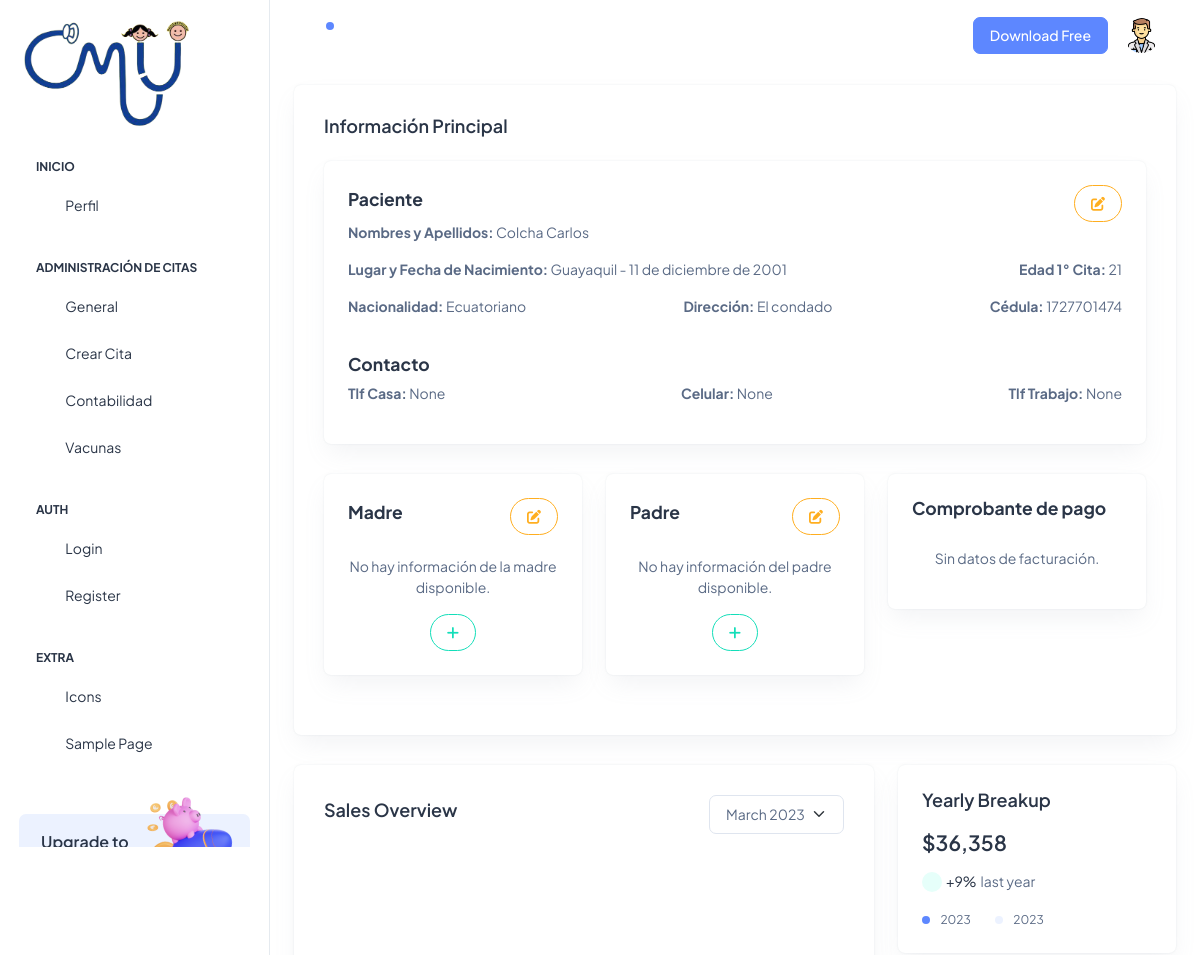
Before: /historiales/doc_inicio/doc_patient/2 (signed in, upper part) with the older database file.
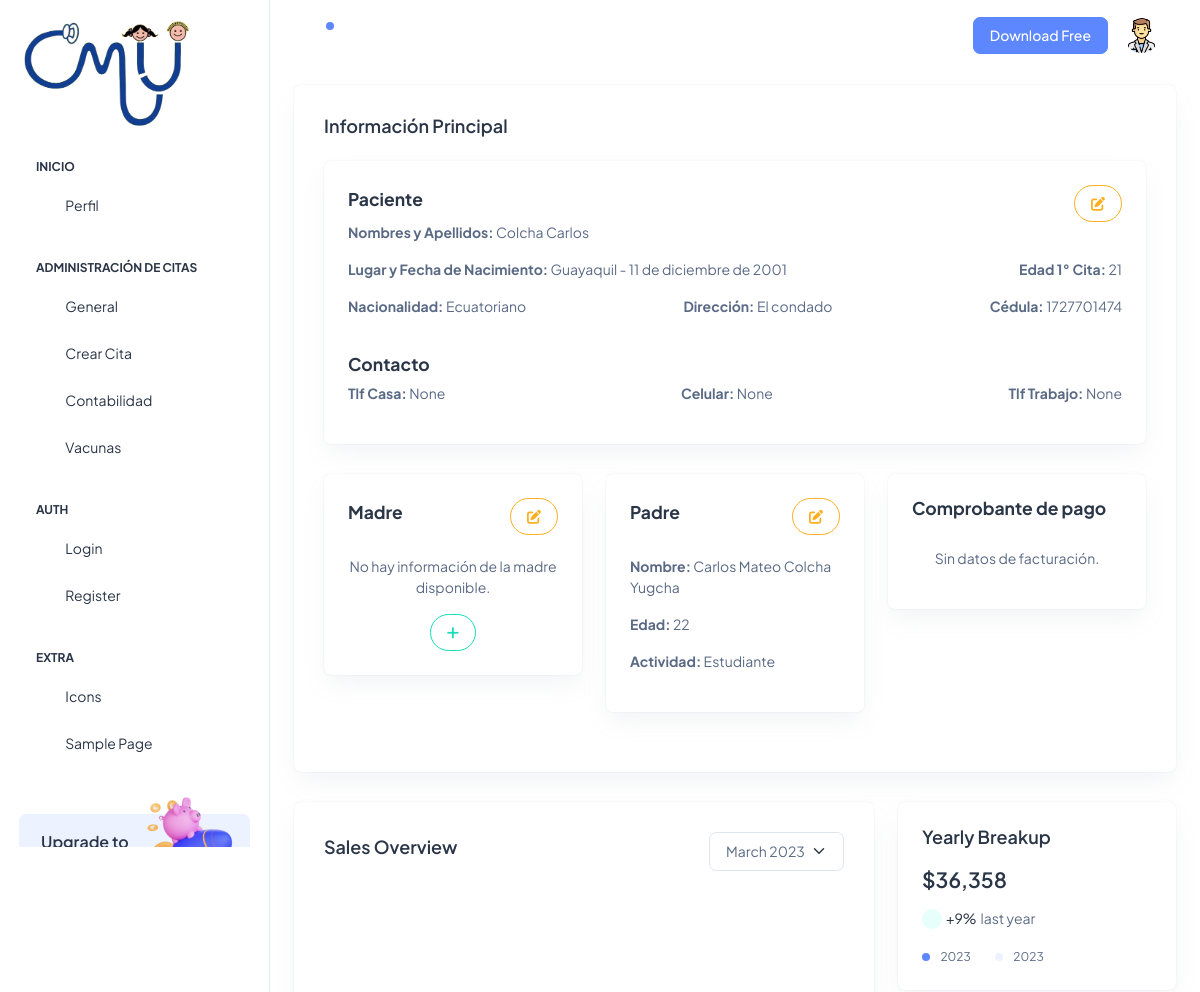
After: the same page with the newer database file.
### Aplicaciones/Historiales/models.py (models this page shows, shortened)
class Patient(models.Model):
    idPat=models.AutoField(primary_key=True)
    creation=models.DateField(default=datetime.date.today)
    lastnPat=models.CharField(max_length=150)
    namePat=models.CharField(max_length=150)
    pldatePat=models.TextField()
    birthPat=models.DateField()
    fagePat=models.CharField(max_length=150)
    natiPat=models.CharField(max_length=150)
    placePat=models.TextField(max_length=150)
    ciPat=models.CharField(max_length=10)
    genPat=models.ForeignKey(Gender, on_delete=models.PROTECT)
    mom=models.ForeignKey(MadreCita, null=True, blank=True, on_delete=models.PROTECT)
    dad=models.ForeignKey(PadreCita, null=True, blank=True, on_delete=models.PROTECT)
    tf_casa=models.CharField(null=True, blank=True, max_length=10)
    cell=models.CharField(null=True, blank=True, max_length=10)
    tf_tra=models.CharField(null=True, blank=True, max_length=10)

class PadreCita(models.Model):
    id= models.AutoField(primary_key=True)
    nom_fat=models.CharField(max_length=150)
    ape_fat=models.CharField(max_length=150)
    age_fat=models.DateField()
    act_fat=models.CharField(max_length=150)
    @property
    def edad_dad(self):
        today = date.today()
        return today.year - self.age_fat.year - ((today.month, today.day) < (self.age_fat.month, self.age_fat.day))

### Aplicaciones/Historiales/views.py (the view)
# urls.py: path('doc_inicio/doc_patient/<idPat>', views.doc_patient, name='doc_patient'),
@login_required
@custom_login_required
def doc_patient (request,idPat):
    patbdd=Patient.objects.get(idPat=idPat)
    genbdd=Gender.objects.all()
    mombdd=MadreCita.objects.all()
    dadbdd=PadreCita.objects.all()
    return render(request, 'histo/patient.html',{'pacientes':patbdd,'generos':genbdd,'mom':mombdd, 'dad':dadbdd})

### Aplicaciones/Historiales/templates/histo/patient.html (shortened to what the changed rows need)
{% extends 'doc_plantilla.html' %}
{% block doc_contenido %}
<div class="container-fluid">
  <div class="row">
    <div class="container-fluid">
      <div class="card">
        <div class="card-body">
          <div class="card">
            <div class="card-body p-4">
              <div class="d-flex justify-content-between align-items-center">
                <h5><b>Paciente</b></h5>
                <button type="button" class="btn btn-outline-warning rounded-pill" data-bs-toggle="modal" data-bs-target="#patientModal" title="Editar paciente">
                </button>
              </div>
              <p><b>Nombres y Apellidos:</b> {{pacientes.lastnPat}} {{pacientes.namePat}}</p>
              <div class="d-flex justify-content-between align-items-center">
                <p><b>Lugar y Fecha de Nacimiento: </b>{{pacientes.pldatePat}} - {{pacientes.birthPat}}</p>
                <p><b>Edad 1° Cita:</b> 21</p>
              </div>
              <div class="d-flex justify-content-between align-items-center">
                <p><b>Nacionalidad: </b>{{pacientes.natiPat}}</p>
                <p><b>Dirección: </b>{{pacientes.placePat}}</p>
                <p><b>Cédula: </b>{{pacientes.ciPat}}</p>
              </div>
              <br>
              <div class="d-flex justify-content-between align-items-center">
                <h5><b>Contacto</b></h5>
              </div>
              <div class="d-flex justify-content-between align-items-center">
                <p><b>Tlf Casa: </b>{{pacientes.tf_casa}}</p>
                <p><b>Celular: </b>{{pacientes.cell}}</p>
                <p><b>Tlf Trabajo: </b>{{pacientes.tf_tra}}</p>
              </div>
            </div>
          </div>
          <div class="row mt-4">
            <div class="col-md-4">
              <div class="card">
                <div class="card-body p-4">
                  <br>
                  {% if pacientes.dad %}
                    <div>
                      <p><b>Nombre:</b> {{ pacientes.dad.nom_fat }} {{ pacientes.dad.ape_fat }}</p>
                      <p><b>Edad:</b> {{ pacientes.dad.edad_dad }}</p>
                      <p><b>Actividad:</b> {{ pacientes.dad.act_fat }}</p>
                    </div>
                  {% else %}
                    <div class="text-center">
                      <p >No hay información del padre disponible.</p>
                      <a href="{% url 'agg_rep' idPat=pacientes.idPat %}" class="btn btn-outline-success rounded-pill"><i class="fa-solid fa-plus"></i></a>
                    </div>
                  {% endif %}
                </div>
              </div>
            </div>
          </div>
        </div>
      </div>
    </div>
  </div>
</div>
  </div>
</div>
{% endblock %}

Changed rows visible on the page:
changed Patient "Colcha": dad_id empty → 2 (drawn); dad.nom_fat (not shown) → "Carlos Mateo"; dad.ape_fat (not shown) → "Colcha Yugcha"; dad.edad_dad (not shown) → "22"; dad.act_fat (not shown) → "Estudiante"
Other visible differences:
text no longer shown: "No hay información del padre disponible."
text now shown: "Nombre: Edad: Actividad:"
